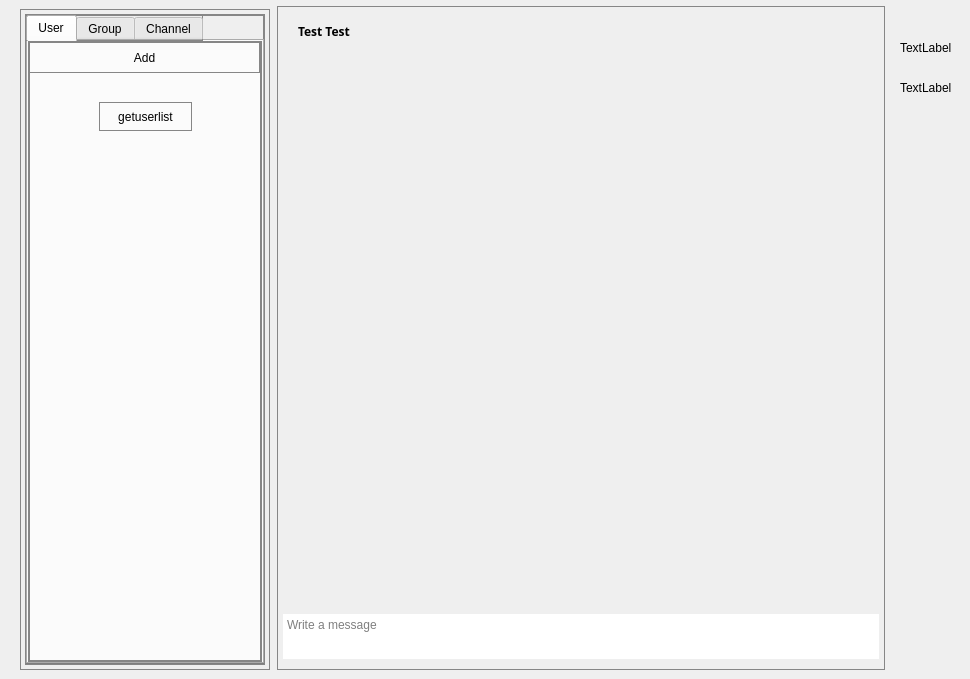
<?xml version="1.0" encoding="UTF-8"?>
<ui version="4.0">
 <class>homepage</class>
 <widget class="QDialog" name="homepage">
  <property name="geometry">
   <rect>
    <x>0</x>
    <y>0</y>
    <width>970</width>
    <height>679</height>
   </rect>
  </property>
  <property name="windowTitle">
   <string>Dialog</string>
  </property>
  <widget class="QWidget" name="layoutWidget">
   <property name="geometry">
    <rect>
     <x>19</x>
     <y>5</y>
     <width>2</width>
     <height>2</height>
    </rect>
   </property>
   <layout class="QHBoxLayout" name="leftPanel">
    <property name="spacing">
     <number>5</number>
    </property>
    <property name="leftMargin">
     <number>0</number>
    </property>
   </layout>
  </widget>
  <widget class="QWidget" name="widget_4" native="true">
   <property name="geometry">
    <rect>
     <x>20</x>
     <y>9</y>
     <width>250</width>
     <height>661</height>
    </rect>
   </property>
   <property name="sizePolicy">
    <sizepolicy hsizetype="Expanding" vsizetype="Preferred">
     <horstretch>0</horstretch>
     <verstretch>0</verstretch>
    </sizepolicy>
   </property>
   <property name="minimumSize">
    <size>
     <width>150</width>
     <height>450</height>
    </size>
   </property>
   <property name="maximumSize">
    <size>
     <width>250</width>
     <height>16777215</height>
    </size>
   </property>
   <property name="styleSheet">
    <string notr="true">border-style: solid;
border-width: 1px;
border-color: rgb(134, 134, 134);</string>
   </property>
   <layout class="QVBoxLayout" name="verticalLayout_2">
    <property name="leftMargin">
     <number>5</number>
    </property>
    <property name="topMargin">
     <number>5</number>
    </property>
    <property name="rightMargin">
     <number>5</number>
    </property>
    <property name="bottomMargin">
     <number>5</number>
    </property>
    <item>
     <widget class="QScrollArea" name="room_panel">
      <property name="widgetResizable">
       <bool>true</bool>
      </property>
      <widget class="QWidget" name="roomPanelContents">
       <property name="geometry">
        <rect>
         <x>0</x>
         <y>0</y>
         <width>238</width>
         <height>649</height>
        </rect>
       </property>
       <layout class="QVBoxLayout" name="verticalLayout_4">
        <property name="spacing">
         <number>5</number>
        </property>
        <property name="leftMargin">
         <number>0</number>
        </property>
        <property name="topMargin">
         <number>0</number>
        </property>
        <property name="rightMargin">
         <number>0</number>
        </property>
        <property name="bottomMargin">
         <number>0</number>
        </property>
        <item>
         <widget class="QTabWidget" name="tabWidget">
          <property name="currentIndex">
           <number>0</number>
          </property>
          <widget class="QWidget" name="tab">
           <attribute name="title">
            <string>User</string>
           </attribute>
           <widget class="QWidget" name="widget_6" native="true">
            <property name="geometry">
             <rect>
              <x>0</x>
              <y>0</y>
              <width>231</width>
              <height>31</height>
             </rect>
            </property>
            <widget class="QPushButton" name="pushButtonadd_2">
             <property name="geometry">
              <rect>
               <x>0</x>
               <y>0</y>
               <width>231</width>
               <height>32</height>
              </rect>
             </property>
             <property name="text">
              <string>Add</string>
             </property>
            </widget>
           </widget>
           <widget class="QPushButton" name="pushButton_getuserlist_on_homepage">
            <property name="geometry">
             <rect>
              <x>70</x>
              <y>60</y>
              <width>93</width>
              <height>29</height>
             </rect>
            </property>
            <property name="text">
             <string>getuserlist</string>
            </property>
           </widget>
          </widget>
          <widget class="QWidget" name="tab_3">
           <attribute name="title">
            <string>Group</string>
           </attribute>
           <widget class="QWidget" name="widget" native="true">
            <property name="geometry">
             <rect>
              <x>0</x>
              <y>0</y>
              <width>231</width>
              <height>31</height>
             </rect>
            </property>
            <widget class="QPushButton" name="pushButtonadd">
             <property name="geometry">
              <rect>
               <x>0</x>
               <y>0</y>
               <width>231</width>
               <height>32</height>
              </rect>
             </property>
             <property name="text">
              <string>Add</string>
             </property>
            </widget>
           </widget>
          </widget>
          <widget class="QWidget" name="tab_2">
           <attribute name="title">
            <string>Channel</string>
           </attribute>
           <widget class="QWidget" name="widget_5" native="true">
            <property name="geometry">
             <rect>
              <x>0</x>
              <y>0</y>
              <width>231</width>
              <height>31</height>
             </rect>
            </property>
            <widget class="QPushButton" name="pushButtonaddchannel">
             <property name="geometry">
              <rect>
               <x>0</x>
               <y>0</y>
               <width>231</width>
               <height>32</height>
              </rect>
             </property>
             <property name="text">
              <string>Add</string>
             </property>
            </widget>
           </widget>
          </widget>
         </widget>
        </item>
       </layout>
      </widget>
     </widget>
    </item>
   </layout>
  </widget>
  <widget class="QWidget" name="layoutWidget_2">
   <property name="geometry">
    <rect>
     <x>19</x>
     <y>5</y>
     <width>2</width>
     <height>2</height>
    </rect>
   </property>
   <layout class="QHBoxLayout" name="rightPanel">
    <property name="spacing">
     <number>5</number>
    </property>
    <property name="leftMargin">
     <number>0</number>
    </property>
    <property name="topMargin">
     <number>0</number>
    </property>
    <property name="rightMargin">
     <number>0</number>
    </property>
    <property name="bottomMargin">
     <number>0</number>
    </property>
   </layout>
  </widget>
  <widget class="QWidget" name="chat_panel" native="true">
   <property name="geometry">
    <rect>
     <x>277</x>
     <y>6</y>
     <width>608</width>
     <height>664</height>
    </rect>
   </property>
   <property name="sizePolicy">
    <sizepolicy hsizetype="Preferred" vsizetype="Preferred">
     <horstretch>0</horstretch>
     <verstretch>0</verstretch>
    </sizepolicy>
   </property>
   <property name="minimumSize">
    <size>
     <width>500</width>
     <height>500</height>
    </size>
   </property>
   <property name="styleSheet">
    <string notr="true">border-style: solid;
border-width: 1px;
border-color: rgb(134, 134, 134);</string>
   </property>
   <layout class="QVBoxLayout" name="verticalLayout">
    <property name="spacing">
     <number>0</number>
    </property>
    <property name="leftMargin">
     <number>1</number>
    </property>
    <property name="topMargin">
     <number>1</number>
    </property>
    <property name="rightMargin">
     <number>1</number>
    </property>
    <property name="bottomMargin">
     <number>1</number>
    </property>
    <item>
     <widget class="QWidget" name="widget_2" native="true">
      <property name="minimumSize">
       <size>
        <width>500</width>
        <height>50</height>
       </size>
      </property>
      <property name="maximumSize">
       <size>
        <width>16777215</width>
        <height>50</height>
       </size>
      </property>
      <property name="styleSheet">
       <string notr="true">
border-width:0px;</string>
      </property>
      <layout class="QHBoxLayout" name="horizontalLayout_2">
       <property name="leftMargin">
        <number>10</number>
       </property>
       <property name="topMargin">
        <number>5</number>
       </property>
       <property name="rightMargin">
        <number>10</number>
       </property>
       <property name="bottomMargin">
        <number>5</number>
       </property>
       <item>
        <spacer name="horizontalSpacer_3">
         <property name="orientation">
          <enum>Qt::Horizontal</enum>
         </property>
         <property name="sizeType">
          <enum>QSizePolicy::Fixed</enum>
         </property>
         <property name="sizeHint" stdset="0">
          <size>
           <width>10</width>
           <height>20</height>
          </size>
         </property>
        </spacer>
       </item>
       <item>
        <widget class="QLabel" name="profile_lable">
         <property name="font">
          <font>
           <family>Exo 2</family>
           <pointsize>9</pointsize>
           <italic>false</italic>
           <bold>true</bold>
          </font>
         </property>
         <property name="styleSheet">
          <string notr="true">border-width:0px;
font: 700 9pt &quot;Exo 2&quot;;</string>
         </property>
         <property name="text">
          <string>&lt;a href=&quot;#&quot; style=&quot;text-decoration:none;color:black&quot;&gt;Test Test&lt;/a&gt;</string>
         </property>
        </widget>
       </item>
       <item>
        <spacer name="horizontalSpacer_2">
         <property name="orientation">
          <enum>Qt::Horizontal</enum>
         </property>
         <property name="sizeHint" stdset="0">
          <size>
           <width>40</width>
           <height>20</height>
          </size>
         </property>
        </spacer>
       </item>
       <item>
        <widget class="QPushButton" name="pinButton">
         <property name="minimumSize">
          <size>
           <width>40</width>
           <height>40</height>
          </size>
         </property>
         <property name="maximumSize">
          <size>
           <width>40</width>
           <height>40</height>
          </size>
         </property>
         <property name="styleSheet">
          <string notr="true">QPushButton {
	border-style: solid;
	border-width: 0px;
	width: 50px;
	height: 50px;
}

QPushButton:hover {
	
	background-color: rgb(190, 190, 190);
}</string>
         </property>
         <property name="icon">
          <iconset>
           <normaloff>../Zapchat-main/res/icon/pin_icon.png</normaloff>../Zapchat-main/res/icon/pin_icon.png</iconset>
         </property>
        </widget>
       </item>
       <item>
        <widget class="QPushButton" name="settingsButton">
         <property name="sizePolicy">
          <sizepolicy hsizetype="Minimum" vsizetype="Preferred">
           <horstretch>0</horstretch>
           <verstretch>0</verstretch>
          </sizepolicy>
         </property>
         <property name="styleSheet">
          <string notr="true">QPushButton {
	border-style: solid;
	border-width: 0px;
	border-radius:20px;
	width: 50px;
	height: 50px;
}

QPushButton:hover {
	
	background-color: rgb(190, 190, 190);
}</string>
         </property>
         <property name="icon">
          <iconset>
           <normaloff>../Zapchat-main/res/icon/menu_icon.png</normaloff>../Zapchat-main/res/icon/menu_icon.png</iconset>
         </property>
        </widget>
       </item>
       <item>
        <widget class="QPushButton" name="moreButton">
         <property name="minimumSize">
          <size>
           <width>40</width>
           <height>40</height>
          </size>
         </property>
         <property name="maximumSize">
          <size>
           <width>40</width>
           <height>40</height>
          </size>
         </property>
         <property name="styleSheet">
          <string notr="true">QPushButton {
	border-style: solid;
	border-width: 0px;
	width: 50px;
	height: 50px;
}

QPushButton:hover {
	
	background-color: rgb(190, 190, 190);
}</string>
         </property>
         <property name="icon">
          <iconset>
           <normaloff>../Zapchat-main/res/icon/more_icon.png</normaloff>../Zapchat-main/res/icon/more_icon.png</iconset>
         </property>
         <property name="iconSize">
          <size>
           <width>20</width>
           <height>20</height>
          </size>
         </property>
        </widget>
       </item>
      </layout>
     </widget>
    </item>
    <item>
     <widget class="QWidget" name="messagesPanel" native="true">
      <property name="styleSheet">
       <string notr="true">border-width:0px;
</string>
      </property>
      <layout class="QVBoxLayout" name="verticalLayout_3">
       <property name="spacing">
        <number>0</number>
       </property>
       <property name="leftMargin">
        <number>5</number>
       </property>
       <property name="topMargin">
        <number>2</number>
       </property>
       <property name="rightMargin">
        <number>5</number>
       </property>
       <property name="bottomMargin">
        <number>2</number>
       </property>
       <item>
        <widget class="QPushButton" name="pushButton">
         <property name="text">
          <string/>
         </property>
        </widget>
       </item>
      </layout>
     </widget>
    </item>
    <item>
     <widget class="QWidget" name="widget_3" native="true">
      <property name="sizePolicy">
       <sizepolicy hsizetype="Preferred" vsizetype="Preferred">
        <horstretch>0</horstretch>
        <verstretch>0</verstretch>
       </sizepolicy>
      </property>
      <property name="minimumSize">
       <size>
        <width>500</width>
        <height>65</height>
       </size>
      </property>
      <property name="maximumSize">
       <size>
        <width>16777215</width>
        <height>65</height>
       </size>
      </property>
      <property name="font">
       <font>
        <pointsize>8</pointsize>
       </font>
      </property>
      <property name="styleSheet">
       <string notr="true">border-width:0px;</string>
      </property>
      <layout class="QHBoxLayout" name="horizontalLayout_3">
       <property name="spacing">
        <number>0</number>
       </property>
       <property name="sizeConstraint">
        <enum>QLayout::SetDefaultConstraint</enum>
       </property>
       <property name="leftMargin">
        <number>5</number>
       </property>
       <property name="topMargin">
        <number>10</number>
       </property>
       <property name="rightMargin">
        <number>5</number>
       </property>
       <property name="bottomMargin">
        <number>10</number>
       </property>
       <item>
        <widget class="QTextEdit" name="text_le_2">
         <property name="sizePolicy">
          <sizepolicy hsizetype="Preferred" vsizetype="Preferred">
           <horstretch>0</horstretch>
           <verstretch>0</verstretch>
          </sizepolicy>
         </property>
         <property name="font">
          <font>
           <pointsize>-1</pointsize>
          </font>
         </property>
         <property name="styleSheet">
          <string notr="true">background-color: rgb(255, 255, 255);
font-size:12px;</string>
         </property>
         <property name="frameShape">
          <enum>QFrame::NoFrame</enum>
         </property>
         <property name="html">
          <string>&lt;!DOCTYPE HTML PUBLIC &quot;-//W3C//DTD HTML 4.0//EN&quot; &quot;http://www.w3.org/TR/REC-html40/strict.dtd&quot;&gt;
&lt;html&gt;&lt;head&gt;&lt;meta name=&quot;qrichtext&quot; content=&quot;1&quot; /&gt;&lt;meta charset=&quot;utf-8&quot; /&gt;&lt;style type=&quot;text/css&quot;&gt;
p, li { white-space: pre-wrap; }
&lt;/style&gt;&lt;/head&gt;&lt;body style=&quot; font-family:'Segoe UI'; font-size:12px; font-weight:400; font-style:normal;&quot;&gt;
&lt;p style=&quot;-qt-paragraph-type:empty; margin-top:0px; margin-bottom:0px; margin-left:0px; margin-right:0px; -qt-block-indent:0; text-indent:0px; font-family:'MS Shell Dlg 2'; font-size:14pt;&quot;&gt;&lt;br /&gt;&lt;/p&gt;&lt;/body&gt;&lt;/html&gt;</string>
         </property>
         <property name="placeholderText">
          <string>Write a message</string>
         </property>
        </widget>
       </item>
       <item>
        <widget class="QPushButton" name="sendButton">
         <property name="maximumSize">
          <size>
           <width>50</width>
           <height>50</height>
          </size>
         </property>
         <property name="styleSheet">
          <string notr="true">QPushButton {
	border-style: solid;
	border-width: 0px;
	width: 50px;
	height: 50px;
background-color: rgb(255, 255, 255);
}

QPushButton:hover {
	
	background-color: rgb(190, 190, 190);
}</string>
         </property>
         <property name="icon">
          <iconset>
           <normaloff>../Zapchat-main/res/icon/send_icon.png</normaloff>../Zapchat-main/res/icon/send_icon.png</iconset>
         </property>
         <property name="flat">
          <bool>false</bool>
         </property>
        </widget>
       </item>
      </layout>
     </widget>
    </item>
   </layout>
  </widget>
  <widget class="QLabel" name="label">
   <property name="geometry">
    <rect>
     <x>900</x>
     <y>40</y>
     <width>58</width>
     <height>16</height>
    </rect>
   </property>
   <property name="text">
    <string>TextLabel</string>
   </property>
  </widget>
  <widget class="QLabel" name="label_2">
   <property name="geometry">
    <rect>
     <x>900</x>
     <y>80</y>
     <width>58</width>
     <height>16</height>
    </rect>
   </property>
   <property name="text">
    <string>TextLabel</string>
   </property>
  </widget>
 </widget>
 <resources/>
 <connections/>
</ui>
